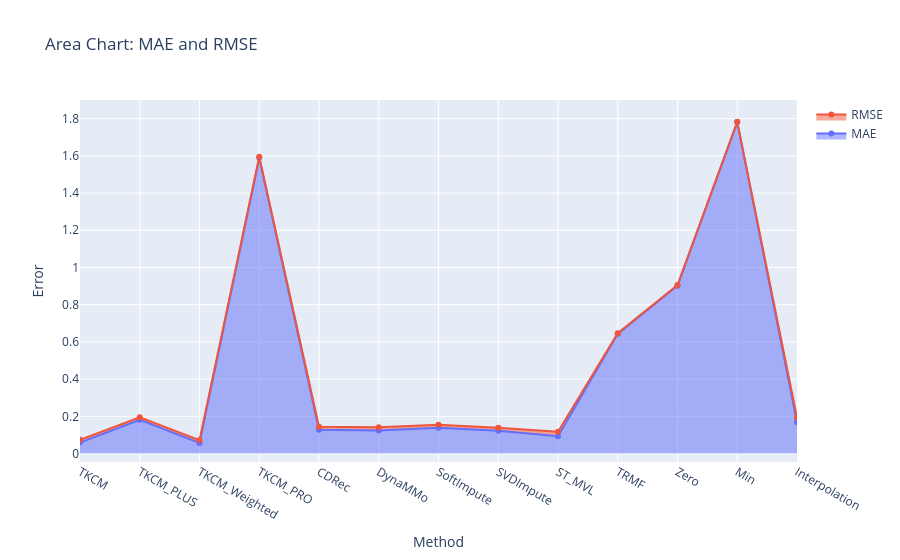

This figure's notebook cell:
### Code cell
# 🌊 Area Chart (Stacked MAE & RMSE)

fig = go.Figure()
fig.add_trace(go.Scatter(x=results_df["Method"], y=results_df["MAE"], fill='tozeroy', name='MAE'))
fig.add_trace(go.Scatter(x=results_df["Method"], y=results_df["RMSE"], fill='tonexty', name='RMSE'))

fig.update_layout(title="Area Chart: MAE and RMSE", xaxis_title="Method", yaxis_title="Error")
fig.show()

### Figure 1 — Plotly figure (JSON) as saved in the notebook; plotly's stock layout.template omitted (floating-point values rounded to 4 significant figures)
{"data": [{"fill": "tozeroy", "name": "MAE", "type": "scatter", "x": ["TKCM", "TKCM_PLUS", "TKCM_Weighted", "TKCM_PRO", "CDRec", "DynaMMo", "SoftImpute", "SVDImpute", "ST_MVL", "TRMF", "Zero", "Min", "Interpolation"], "y": [0.0589, 0.1816, 0.057, 1.59, 0.128, 0.1247, 0.1383, 0.1225, 0.0937, 0.6435, 0.9026, 1.782, 0.1684]}, {"fill": "tonexty", "name": "RMSE", "type": "scatter", "x": ["TKCM", "TKCM_PLUS", "TKCM_Weighted", "TKCM_PRO", "CDRec", "DynaMMo", "SoftImpute", "SVDImpute", "ST_MVL", "TRMF", "Zero", "Min", "Interpolation"], "y": [0.0738, 0.1949, 0.0722, 1.595, 0.1442, 0.1409, 0.1546, 0.1387, 0.1172, 0.6468, 0.9054, 1.783, 0.1934]}], "layout": {"title": {"text": "Area Chart: MAE and RMSE"}, "xaxis": {"title": {"text": "Method"}}, "yaxis": {"title": {"text": "Error"}}}}
